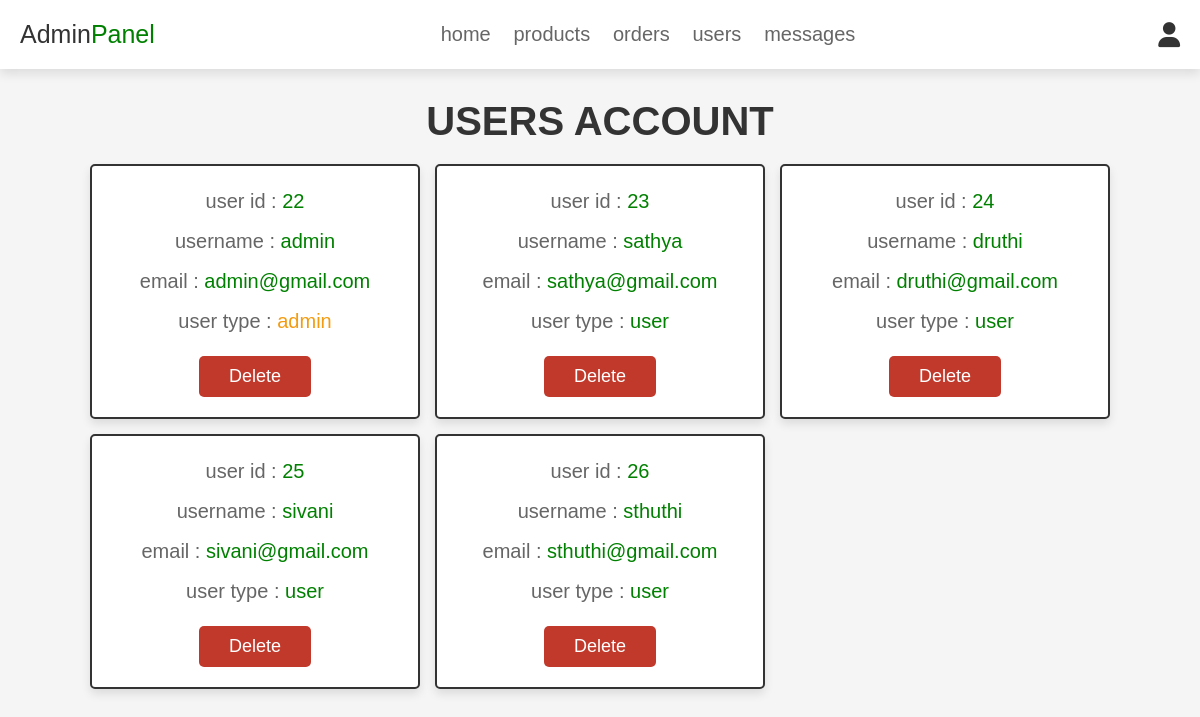
The app's page /admin_users.php (signed in) with its own data.
### tables this page shows
CREATE TABLE `users` (
  `id` int(100) NOT NULL,
  `name` varchar(100) NOT NULL,
  `email` varchar(100) NOT NULL,
  `password` varchar(100) NOT NULL,
  `user_type` varchar(20) NOT NULL DEFAULT 'user'
);

### admin_users.php (the view, shortened to what this page needs)
<?php
@include 'config.php';
?>
<!DOCTYPE html>
<html lang="en">
<head>
   <link rel="stylesheet" href="https://cdnjs.cloudflare.com/ajax/libs/font-awesome/6.0.0/css/all.min.css">
   <link rel="stylesheet" href="css/admin_style.css">
</head>
<body>
<?php @include 'admin_header.php'; ?>
<section class="users">
   <h1 class="title">users account</h1>
   <div class="box-container">
      <?php
         $select_users = mysqli_query($conn, "SELECT * FROM `users`") or die('query failed');
         if(mysqli_num_rows($select_users) > 0){
            while($fetch_users = mysqli_fetch_assoc($select_users)){
      ?>
      <div class="box">
         <p>user id : <span><?php echo $fetch_users['id']; ?></span></p>
         <p>username : <span><?php echo $fetch_users['name']; ?></span></p>
         <p>email : <span><?php echo $fetch_users['email']; ?></span></p>
         <p>user type : <span style="color:<?php if($fetch_users['user_type'] == 'admin'){ echo 'var(--orange)'; }; ?>"><?php echo $fetch_users['user_type']; ?></span></p>
         <a href="admin_users.php?delete=<?php echo $fetch_users['id']; ?>" onclick="return confirm('delete this user?');" class="delete-btn">delete</a>
      </div>
      <?php
         }
      }
      ?>
   </div>
</section>
</body>
</html>

### admin_header.php (shortened to what this page needs)
<header class="header">
   <div class="flex">
      <a href="admin_page.php" class="logo">Admin<span>Panel</span></a>
      <nav class="navbar">
         <a href="admin_page.php">home</a>
         <a href="admin_products.php">products</a>
         <a href="admin_orders.php">orders</a>
         <a href="admin_users.php">users</a>
         <a href="admin_contacts.php">messages</a>
      </nav>
      <div class="icons">
         <div id="user-btn" class="fas fa-user"></div>
      </div>
   </div>
</header>

### css/admin_style.css (style rules this page uses)
:root { --pink: green; --red: #c0392b; --orange: #f39c12; --black: #333; --white: #fff; --light-color: #666; --light-white: #ccc; --light-bg: #f5f5f5; --border: .2rem solid var(--black); --box-shadow: 0 .5rem 1rem rgba(0, 0, 0, .1); }
* { font-family: 'Rubik', sans-serif; margin: 0; padding: 0; box-sizing: border-box; outline: none; border: none; text-decoration: none; transition: all .2s linear; }
html { font-size: 62.5%; overflow-x: hidden; scroll-behavior: smooth; scroll-padding-top: 6.5rem; }
body { background: var(--light-bg); }
section { padding: 3rem 2rem; }
.title { text-align: center; margin-bottom: 2rem; color: var(--black); text-transform: uppercase; font-size: 4rem; }
.btn, .delete-btn, .option-btn { display: inline-block; border-radius: .5rem; margin-top: 1rem; font-size: 1.8rem; color: var(--white); cursor: pointer; padding: 1rem 3rem; text-transform: capitalize; }
.delete-btn { background-color: var(--red); }
.header { position: sticky; top: 0; left: 0; right: 0; z-index: 1000; background-color: var(--white); box-shadow: var(--box-shadow); }
.header .flex { display: flex; align-items: center; justify-content: space-between; padding: 2rem; max-width: 1200px; margin: 0 auto; position: relative; }
.header .flex .icons div { font-size: 2.5rem; margin-left: 1.7rem; cursor: pointer; color: var(--black); }
.header .flex .navbar a { margin: 0 1rem; font-size: 2rem; color: var(--light-color); }
.header .flex .logo { font-size: 2.5rem; color: var(--black); }
.header .flex .logo span { color: var(--pink); }
.users .box-container { display: grid; grid-template-columns: repeat(auto-fit, 33rem); gap: 1.5rem; align-items: flex-start; max-width: 1200px; margin: 0 auto; justify-content: center; }
.users .box-container .box { padding: 2rem; border: var(--border); background-color: var(--white); box-shadow: var(--box-shadow); border-radius: .5rem; text-align: center; }
.users .box-container .box p { font-size: 2rem; color: var(--light-color); margin-bottom: 1rem; line-height: 1.5; }
.users .box-container .box p span { color: var(--pink); }
.users .box-container .box .delete-btn { margin-top: .5; }

### records on screen
users: id "22", name "admin", email "admin@gmail.com", user_type "admin"
users: id "23", name "sathya", email "sathya@gmail.com", user_type "user"
users: id "24", name "druthi", email "druthi@gmail.com", user_type "user"
users: id "25", name "sivani", email "sivani@gmail.com", user_type "user"
users: id "26", name "sthuthi", email "sthuthi@gmail.com", user_type "user"
